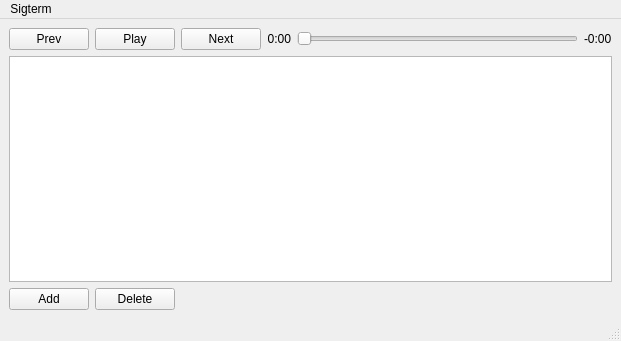
<ui version="4.0" >
 <author></author>
 <comment></comment>
 <exportmacro></exportmacro>
 <class>MainWindow</class>
 <widget class="QMainWindow" name="MainWindow" >
  <property name="geometry" >
   <rect>
    <x>0</x>
    <y>0</y>
    <width>621</width>
    <height>341</height>
   </rect>
  </property>
  <property name="windowTitle" >
   <string>Sigterm Music Player</string>
  </property>
  <widget class="QWidget" name="centralwidget" >
   <layout class="QVBoxLayout" >
    <property name="margin" >
     <number>9</number>
    </property>
    <property name="spacing" >
     <number>6</number>
    </property>
    <item>
     <layout class="QHBoxLayout" >
      <property name="margin" >
       <number>0</number>
      </property>
      <property name="spacing" >
       <number>6</number>
      </property>
      <item>
       <widget class="QPushButton" name="prevButton" >
        <property name="text" >
         <string>Prev</string>
        </property>
       </widget>
      </item>
      <item>
       <widget class="QPushButton" name="playButton" >
        <property name="text" >
         <string>Play</string>
        </property>
       </widget>
      </item>
      <item>
       <widget class="QPushButton" name="nextButton" >
        <property name="text" >
         <string>Next</string>
        </property>
       </widget>
      </item>
      <item>
       <widget class="QLabel" name="timePlayed" >
        <property name="text" >
         <string>0:00</string>
        </property>
        <property name="alignment" >
         <set>Qt::AlignRight|Qt::AlignTrailing|Qt::AlignVCenter</set>
        </property>
       </widget>
      </item>
      <item>
       <widget class="QSlider" name="timeSlider" >
        <property name="orientation" >
         <enum>Qt::Horizontal</enum>
        </property>
       </widget>
      </item>
      <item>
       <widget class="QLabel" name="timeLeft" >
        <property name="text" >
         <string>-0:00</string>
        </property>
        <property name="alignment" >
         <set>Qt::AlignLeading|Qt::AlignLeft|Qt::AlignVCenter</set>
        </property>
       </widget>
      </item>
     </layout>
    </item>
    <item>
     <widget class="QTreeView" name="playQueue" >
      <property name="alternatingRowColors" >
       <bool>true</bool>
      </property>
      <property name="selectionMode" >
       <enum>QAbstractItemView::ExtendedSelection</enum>
      </property>
      <property name="indentation" >
       <number>0</number>
      </property>
     </widget>
    </item>
    <item>
     <layout class="QHBoxLayout" >
      <property name="margin" >
       <number>0</number>
      </property>
      <property name="spacing" >
       <number>6</number>
      </property>
      <item>
       <widget class="QPushButton" name="addButton" >
        <property name="text" >
         <string>Add</string>
        </property>
       </widget>
      </item>
      <item>
       <widget class="QPushButton" name="deleteButton" >
        <property name="text" >
         <string>Delete</string>
        </property>
       </widget>
      </item>
      <item>
       <spacer>
        <property name="orientation" >
         <enum>Qt::Horizontal</enum>
        </property>
        <property name="sizeHint" >
         <size>
          <width>40</width>
          <height>20</height>
         </size>
        </property>
       </spacer>
      </item>
     </layout>
    </item>
   </layout>
  </widget>
  <widget class="QMenuBar" name="menubar" >
   <property name="geometry" >
    <rect>
     <x>0</x>
     <y>0</y>
     <width>621</width>
     <height>30</height>
    </rect>
   </property>
   <widget class="QMenu" name="menuHuhu" >
    <property name="title" >
     <string>huhu</string>
    </property>
    <addaction name="actionGna_gnu" />
   </widget>
   <widget class="QMenu" name="menuFile" >
    <property name="title" >
     <string>Sigterm</string>
    </property>
    <addaction name="actionPreferences" />
    <addaction name="separator" />
    <addaction name="actionQuit" />
   </widget>
   <addaction name="menuFile" />
  </widget>
  <widget class="QStatusBar" name="statusbar" >
   <property name="geometry" >
    <rect>
     <x>0</x>
     <y>319</y>
     <width>621</width>
     <height>22</height>
    </rect>
   </property>
  </widget>
  <action name="actionQuit" >
   <property name="text" >
    <string>Quit</string>
   </property>
   <property name="shortcut" >
    <string/>
   </property>
  </action>
  <action name="actionGna_gnu" >
   <property name="text" >
    <string>gna gnu</string>
   </property>
  </action>
  <action name="actionPreferences" >
   <property name="text" >
    <string>Preferences</string>
   </property>
  </action>
 </widget>
 <pixmapfunction></pixmapfunction>
 <resources/>
 <connections/>
</ui>
